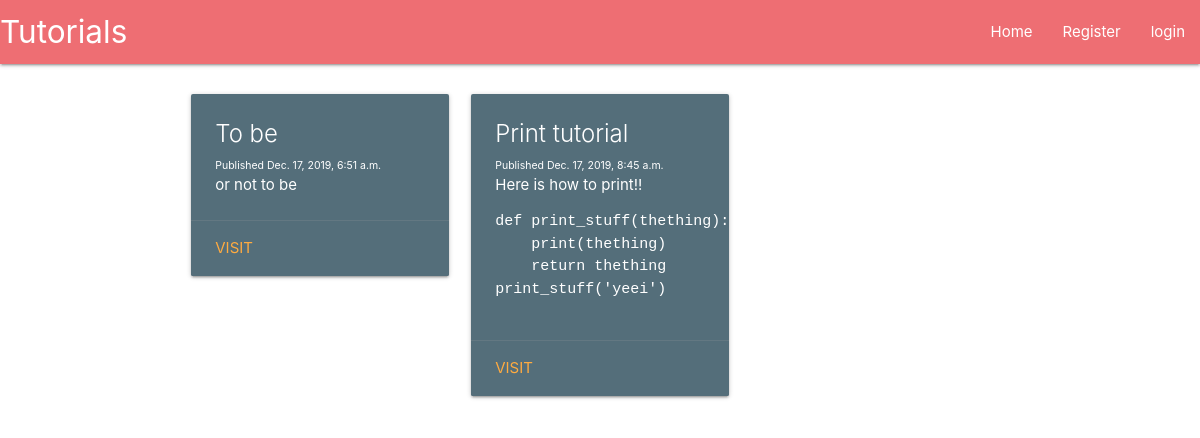
The page / on the database its author committed.
### main/models.py (models this page shows, shortened)
class Tutorial(models.Model):
    tutorial_title = models.CharField(max_length=200)
    tutorial_content = models.TextField()
    tutorial_published = models.DateTimeField("date published", default=datetime.now)
    class Meta:
        verbose_name_plural = "Tutorials"

### main/views.py (the view)
# urls.py: path("", views.homepage, name="homepage"),
def homepage(request):
    return render(request=request,
                  template_name="main/home.html",
                  context={"tutorials": Tutorial.objects.all})

### main/templates/main/home.html
{% extends "main/header.html" %}
{% block content%}
<div class="row">
    {% for tut in tutorials %}
    <div class="col s12 m6 l4">
      <div class="card blue-grey darken-1">
        <div class="card-content white-text">
          <span class="card-title">{{tut.tutorial_title}}</span>
          <p style="font-size:70%"> Published {{tut.tutorial_published}}</p>
             <p>{{tut.tutorial_content| safe}}</p>
        </div>
        <div class="card-action">
          <a href="#">Visit</a>
        </div>
      </div>
    </div>
    {% endfor %}
  </div>
{% endblock%}

### main/templates/main/header.html (shortened to what this page needs)
<head>
{% load static %}
<link href="{% static 'tiny/css/prism' %}" rel="stylesheet">
    <link rel="stylesheet" href="https://cdnjs.cloudflare.com/ajax/libs/materialize/1.0.0/css/materialize.min.css">
</head>
<body>
  {% include 'main/includes/navbar.html' %}
  <div class="container">
    <br>
    {% block content %}
    {% endblock %}
  </div>
</body>

### main/templates/main/includes/navbar.html
<nav>
    <div class="nav-wrapper">
      <a href="#" class="brand-logo">Tutorials</a>
      <ul id="nav-mobile" class="right hide-on-med-and-down">
        <li><a href="/">Home</a></li>
          {% if user.is_authenticated %}
          <li><a href="/account">{{ user.username|title }}</a></li>
          <li><a href="/logout">Logout</a></li>
          {% else %}
           <li><a href="/register">Register</a></li>
          <li><a href="/login">login</a></li>
          {% endif %}
      </ul>
    </div>
  </nav>

### rows shown on the page
Tutorial: tutorial_title "To be", tutorial_published "Dec. 17, 2019, 6:51 a.m.", tutorial_content "or not to be"
Tutorial: tutorial_title "Print tutorial", tutorial_published "Dec. 17, 2019, 8:45 a.m.", tutorial_content "Here is how to print!! def print_stuff(thething): print(thething) return thething print_stuff('yeei')"
